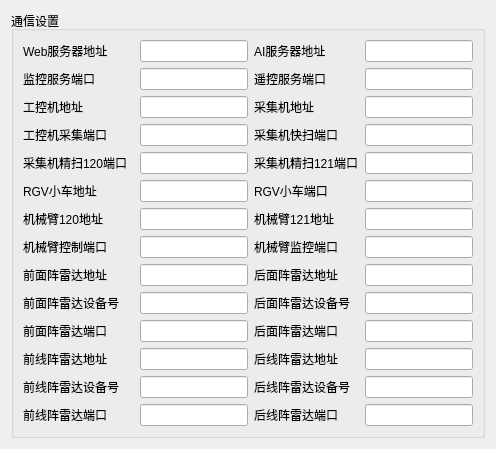
      <widget class="QWidget" name="Setting_Widget">
       <layout class="QGridLayout" name="gridLayout_56">
        <item row="0" column="0">
         <widget class="QGroupBox" name="groupBox_48">
          <property name="sizePolicy">
           <sizepolicy hsizetype="Preferred" vsizetype="Preferred">
            <horstretch>0</horstretch>
            <verstretch>0</verstretch>
           </sizepolicy>
          </property>
          <property name="title">
           <string>通信设置</string>
          </property>
          <layout class="QGridLayout" name="gridLayout_55">
           <item row="28" column="0">
            <widget class="QLabel" name="label_133">
             <property name="text">
              <string>前线阵雷达设备号</string>
             </property>
            </widget>
           </item>
           <item row="7" column="0">
            <widget class="QLabel" name="label">
             <property name="text">
              <string>机械臂120地址</string>
             </property>
            </widget>
           </item>
           <item row="4" column="3">
            <widget class="QLabel" name="label_120">
             <property name="text">
              <string>采集机精扫121端口</string>
             </property>
            </widget>
           </item>
           <item row="21" column="0">
            <widget class="QLabel" name="label_127">
             <property name="text">
              <string>前面阵雷达设备号</string>
             </property>
            </widget>
           </item>
           <item row="29" column="0">
            <widget class="QLabel" name="label_136">
             <property name="text">
              <string>前线阵雷达端口</string>
             </property>
            </widget>
           </item>
           <item row="2" column="2">
            <widget class="QLineEdit" name="Local_Ip"/>
           </item>
           <item row="1" column="0">
            <widget class="QLabel" name="label_116">
             <property name="sizePolicy">
              <sizepolicy hsizetype="Maximum" vsizetype="Preferred">
               <horstretch>0</horstretch>
               <verstretch>0</verstretch>
              </sizepolicy>
             </property>
             <property name="text">
              <string>监控服务端口</string>
             </property>
            </widget>
           </item>
           <item row="2" column="4">
            <widget class="QLineEdit" name="Collector_Ip"/>
           </item>
           <item row="21" column="2">
            <widget class="QLineEdit" name="Hypersen_30_Id"/>
           </item>
           <item row="27" column="4">
            <widget class="QLineEdit" name="Meijidenki_21_Ip"/>
           </item>
           <item row="28" column="2">
            <widget class="QLineEdit" name="Meijidenki_20_Id"/>
           </item>
           <item row="27" column="0">
            <widget class="QLabel" name="label_130">
             <property name="text">
              <string>前线阵雷达地址</string>
             </property>
            </widget>
           </item>
           <item row="0" column="2">
            <widget class="QLineEdit" name="Web_Server_Ip">
             <property name="layoutDirection">
              <enum>Qt::LeftToRight</enum>
             </property>
            </widget>
           </item>
           <item row="2" column="3">
            <widget class="QLabel" name="label_135">
             <property name="text">
              <string>采集机地址</string>
             </property>
            </widget>
           </item>
           <item row="28" column="4">
            <widget class="QLineEdit" name="Meijidenki_21_Id"/>
           </item>
           <item row="20" column="4">
            <widget class="QLineEdit" name="Hypersen_31_Ip"/>
           </item>
           <item row="22" column="2">
            <widget class="QLineEdit" name="Hypersen_30_Port"/>
           </item>
           <item row="0" column="3">
            <widget class="QLabel" name="label_118">
             <property name="sizePolicy">
              <sizepolicy hsizetype="Maximum" vsizetype="Preferred">
               <horstretch>0</horstretch>
               <verstretch>0</verstretch>
              </sizepolicy>
             </property>
             <property name="text">
              <string>AI服务器地址</string>
             </property>
            </widget>
           </item>
           <item row="1" column="4">
            <widget class="QLineEdit" name="Local_Remote_Port"/>
           </item>
           <item row="1" column="3">
            <widget class="QLabel" name="label_119">
             <property name="sizePolicy">
              <sizepolicy hsizetype="Maximum" vsizetype="Preferred">
               <horstretch>0</horstretch>
               <verstretch>0</verstretch>
              </sizepolicy>
             </property>
             <property name="text">
              <string>遥控服务端口</string>
             </property>
            </widget>
           </item>
           <item row="22" column="4">
            <widget class="QLineEdit" name="Hypersen_31_Port"/>
           </item>
           <item row="4" column="2">
            <widget class="QLineEdit" name="Prec_Scan_120_Port"/>
           </item>
           <item row="8" column="3">
            <widget class="QLabel" name="label_132">
             <property name="text">
              <string>机械臂监控端口</string>
             </property>
            </widget>
           </item>
           <item row="7" column="4">
            <widget class="QLineEdit" name="Jaka_121_Ip"/>
           </item>
           <item row="27" column="2">
            <widget class="QLineEdit" name="Meijidenki_20_Ip"/>
           </item>
           <item row="21" column="3">
            <widget class="QLabel" name="label_126">
             <property name="text">
              <string>后面阵雷达设备号</string>
             </property>
            </widget>
           </item>
           <item row="29" column="2">
            <widget class="QLineEdit" name="Meijidenki_20_Port"/>
           </item>
           <item row="0" column="0">
            <widget class="QLabel" name="label_92">
             <property name="sizePolicy">
              <sizepolicy hsizetype="Maximum" vsizetype="Preferred">
               <horstretch>0</horstretch>
               <verstretch>0</verstretch>
              </sizepolicy>
             </property>
             <property name="text">
              <string>Web服务器地址    </string>
             </property>
            </widget>
           </item>
           <item row="29" column="4">
            <widget class="QLineEdit" name="Meijidenki_21_Port"/>
           </item>
           <item row="6" column="0">
            <widget class="QLabel" name="label_139">
             <property name="text">
              <string>RGV小车地址</string>
             </property>
            </widget>
           </item>
           <item row="6" column="4">
            <widget class="QLineEdit" name="RGV_Port">
             <property name="text">
              <string/>
             </property>
            </widget>
           </item>
           <item row="4" column="0">
            <widget class="QLabel" name="label_140">
             <property name="text">
              <string>采集机精扫120端口</string>
             </property>
            </widget>
           </item>
           <item row="6" column="3">
            <widget class="QLabel" name="label_122">
             <property name="text">
              <string>RGV小车端口</string>
             </property>
            </widget>
           </item>
           <item row="7" column="2">
            <widget class="QLineEdit" name="Jaka_120_Ip"/>
           </item>
           <item row="2" column="0" colspan="2">
            <widget class="QLabel" name="label_123">
             <property name="text">
              <string>工控机地址</string>
             </property>
            </widget>
           </item>
           <item row="29" column="3">
            <widget class="QLabel" name="label_121">
             <property name="text">
              <string>后线阵雷达端口</string>
             </property>
            </widget>
           </item>
           <item row="21" column="4">
            <widget class="QLineEdit" name="Hypersen_31_Id"/>
           </item>
           <item row="8" column="2">
            <widget class="QLineEdit" name="Jaka_Remote_Port"/>
           </item>
           <item row="20" column="3">
            <widget class="QLabel" name="label_128">
             <property name="text">
              <string>后面阵雷达地址</string>
             </property>
            </widget>
           </item>
           <item row="8" column="4">
            <widget class="QLineEdit" name="Jaka_Monitor_Port"/>
           </item>
           <item row="20" column="0" colspan="2">
            <widget class="QLabel" name="label_125">
             <property name="text">
              <string>前面阵雷达地址</string>
             </property>
            </widget>
           </item>
           <item row="8" column="0">
            <widget class="QLabel" name="label_2">
             <property name="text">
              <string>机械臂控制端口</string>
             </property>
            </widget>
           </item>
           <item row="4" column="4">
            <widget class="QLineEdit" name="Prec_Scan_121_Port"/>
           </item>
           <item row="1" column="2">
            <widget class="QLineEdit" name="Local_Monitor_Port"/>
           </item>
           <item row="27" column="3">
            <widget class="QLabel" name="label_137">
             <property name="text">
              <string>后线阵雷达地址</string>
             </property>
            </widget>
           </item>
           <item row="6" column="2">
            <widget class="QLineEdit" name="RGV_Ip"/>
           </item>
           <item row="22" column="3">
            <widget class="QLabel" name="label_138">
             <property name="text">
              <string>后面阵雷达端口</string>
             </property>
            </widget>
           </item>
           <item row="0" column="4">
            <widget class="QLineEdit" name="Ai_Server_Ip"/>
           </item>
           <item row="22" column="0">
            <widget class="QLabel" name="label_124">
             <property name="text">
              <string>前面阵雷达端口</string>
             </property>
            </widget>
           </item>
           <item row="28" column="3">
            <widget class="QLabel" name="label_134">
             <property name="text">
              <string>后线阵雷达设备号</string>
             </property>
            </widget>
           </item>
           <item row="7" column="3">
            <widget class="QLabel" name="label_129">
             <property name="text">
              <string>机械臂121地址</string>
             </property>
            </widget>
           </item>
           <item row="20" column="2">
            <widget class="QLineEdit" name="Hypersen_30_Ip"/>
           </item>
           <item row="3" column="3">
            <widget class="QLabel" name="label_131">
             <property name="text">
              <string>采集机快扫端口</string>
             </property>
            </widget>
           </item>
           <item row="3" column="4">
            <widget class="QLineEdit" name="Fast_Scan_Port"/>
           </item>
           <item row="3" column="0">
            <widget class="QLabel" name="label_8">
             <property name="text">
              <string>工控机采集端口</string>
             </property>
            </widget>
           </item>
           <item row="3" column="2">
            <widget class="QLineEdit" name="Local_Port"/>
           </item>
          </layout>
         </widget>
        </item>
       </layout>
      </widget>
